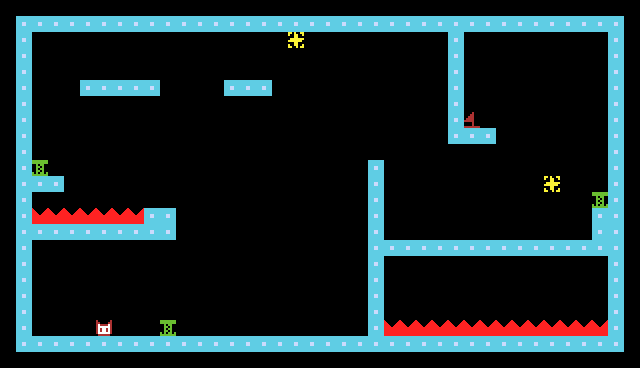

Below is a game level as drawn by its tile map, then a one-line description and the .tmx file that defines it, in full:
An orthogonal 40x23 tile map with 16x16 px tiles, 1 tile layer (Tile Layer 2).

<map version="1.10" tiledversion="1.12.1" orientation="orthogonal" renderorder="right-down" width="40" height="23" tilewidth="16" tileheight="16" infinite="0" nextlayerid="3" nextobjectid="1">
 <editorsettings>
  <export target="map1.h" format="c_array" />
 </editorsettings>
 <tileset firstgid="1" source="tiles.tsx" />
 <layer id="2" name="Tile Layer 2" width="40" height="23">
  <data encoding="csv">
0,0,0,0,0,0,0,0,0,0,0,0,0,0,0,0,0,0,0,0,0,0,0,0,0,0,0,0,0,0,0,0,0,0,0,0,0,0,0,0,
0,2,2,2,2,2,2,2,2,2,2,2,2,2,2,2,2,2,2,2,2,2,2,2,2,2,2,2,2,2,2,2,2,2,2,2,2,2,2,0,
0,2,0,0,0,0,0,0,0,0,0,0,0,0,0,0,0,0,5,0,0,0,0,0,0,0,0,0,2,0,0,0,0,0,0,0,0,0,2,0,
0,2,0,0,0,0,0,0,0,0,0,0,0,0,0,0,0,0,0,0,0,0,0,0,0,0,0,0,2,0,0,0,0,0,0,0,0,0,2,0,
0,2,0,0,0,0,0,0,0,0,0,0,0,0,0,0,0,0,0,0,0,0,0,0,0,0,0,0,2,0,0,0,0,0,0,0,0,0,2,0,
0,2,0,0,0,2,2,2,2,2,0,0,0,0,2,2,2,0,0,0,0,0,0,0,0,0,0,0,2,0,0,0,0,0,0,0,0,0,2,0,
0,2,0,0,0,0,0,0,0,0,0,0,0,0,0,0,0,0,0,0,0,0,0,0,0,0,0,0,2,0,0,0,0,0,0,0,0,0,2,0,
0,2,0,0,0,0,0,0,0,0,0,0,0,0,0,0,0,0,0,0,0,0,0,0,0,0,0,0,2,4,0,0,0,0,0,0,0,0,2,0,
0,2,0,0,0,0,0,0,0,0,0,0,0,0,0,0,0,0,0,0,0,0,0,0,0,0,0,0,2,2,2,0,0,0,0,0,0,0,2,0,
0,2,0,0,0,0,0,0,0,0,0,0,0,0,0,0,0,0,0,0,0,0,0,0,0,0,0,0,0,0,0,0,0,0,0,0,0,0,2,0,
0,2,6,0,0,0,0,0,0,0,0,0,0,0,0,0,0,0,0,0,0,0,0,2,0,0,0,0,0,0,0,0,0,0,0,0,0,0,2,0,
0,2,2,2,0,0,0,0,0,0,0,0,0,0,0,0,0,0,0,0,0,0,0,2,0,0,0,0,0,0,0,0,0,0,5,0,0,0,2,0,
0,2,0,0,0,0,0,0,0,0,0,0,0,0,0,0,0,0,0,0,0,0,0,2,0,0,0,0,0,0,0,0,0,0,0,0,0,6,2,0,
0,2,1,1,1,1,1,1,1,2,2,0,0,0,0,0,0,0,0,0,0,0,0,2,0,0,0,0,0,0,0,0,0,0,0,0,0,2,2,0,
0,2,2,2,2,2,2,2,2,2,2,0,0,0,0,0,0,0,0,0,0,0,0,2,0,0,0,0,0,0,0,0,0,0,0,0,0,2,2,0,
0,2,0,0,0,0,0,0,0,0,0,0,0,0,0,0,0,0,0,0,0,0,0,2,2,2,2,2,2,2,2,2,2,2,2,2,2,2,2,0,
0,2,0,0,0,0,0,0,0,0,0,0,0,0,0,0,0,0,0,0,0,0,0,2,0,0,0,0,0,0,0,0,0,0,0,0,0,0,2,0,
0,2,0,0,0,0,0,0,0,0,0,0,0,0,0,0,0,0,0,0,0,0,0,2,0,0,0,0,0,0,0,0,0,0,0,0,0,0,2,0,
0,2,0,0,0,0,0,0,0,0,0,0,0,0,0,0,0,0,0,0,0,0,0,2,0,0,0,0,0,0,0,0,0,0,0,0,0,0,2,0,
0,2,0,0,0,0,0,0,0,0,0,0,0,0,0,0,0,0,0,0,0,0,0,2,0,0,0,0,0,0,0,0,0,0,0,0,0,0,2,0,
0,2,0,0,0,0,3,0,0,0,6,0,0,0,0,0,0,0,0,0,0,0,0,2,1,1,1,1,1,1,1,1,1,1,1,1,1,1,2,0,
0,2,2,2,2,2,2,2,2,2,2,2,2,2,2,2,2,2,2,2,2,2,2,2,2,2,2,2,2,2,2,2,2,2,2,2,2,2,2,0,
0,0,0,0,0,0,0,0,0,0,0,0,0,0,0,0,0,0,0,0,0,0,0,0,0,0,0,0,0,0,0,0,0,0,0,0,0,0,0,0
</data>
 </layer>
</map>
